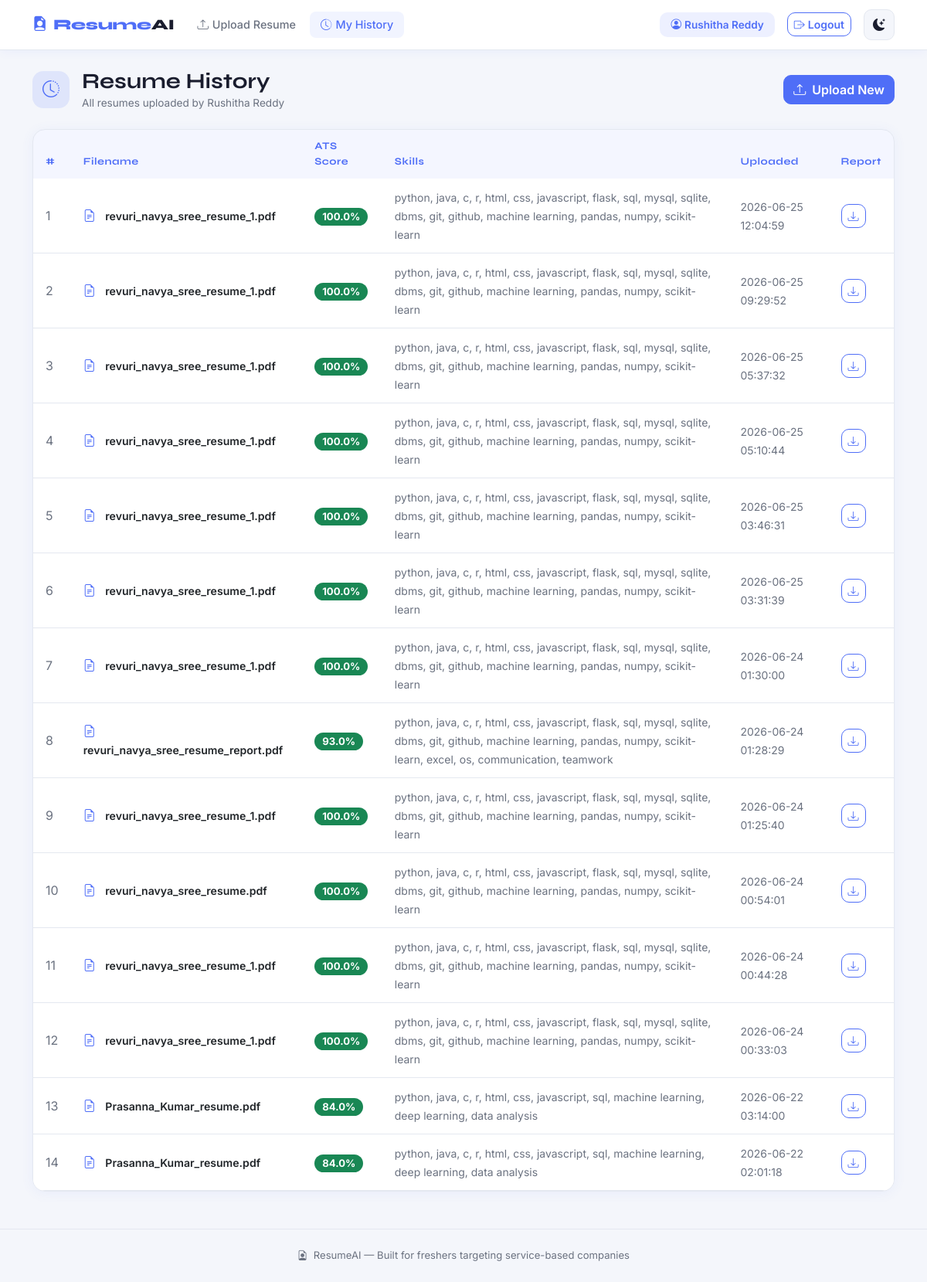
The page /history (signed in) on the database its author committed.
### tables this page shows
CREATE TABLE resumes (
        id INTEGER PRIMARY KEY AUTOINCREMENT,

        user_id INTEGER NOT NULL,

        filename TEXT NOT NULL,

        ats_score REAL DEFAULT 0,
        jd_match REAL DEFAULT 0,

        skills TEXT,
        strengths TEXT,
        weaknesses TEXT,

        uploaded_at DATETIME DEFAULT CURRENT_TIMESTAMP,

        FOREIGN KEY(user_id) REFERENCES users(id)
    );

### app.py (the view)
@app.route("/history")
@login_required
def history():
    resumes = get_user_resumes(session["user_id"])
    return render_template("history.html", resumes=resumes)

### app.py (called while the page is built)
def login_required(f):
    @wraps(f)
    def decorated(*args, **kwargs):
        if "user_id" not in session:
            flash("Please login to continue.", "warning")
            return redirect(url_for("login"))
        return f(*args, **kwargs)
    return decorated

### database/db.py (called while the page is built)
def get_connection():
    conn = sqlite3.connect(DB_PATH)
    conn.row_factory = sqlite3.Row
    return conn

def get_user_resumes(user_id):
    conn = get_connection()
    cursor = conn.cursor()
    cursor.execute("""
    SELECT *
    FROM resumes
    WHERE user_id = ?
    ORDER BY uploaded_at DESC
    """, (user_id,))
    rows = cursor.fetchall()
    conn.close()
    return [dict(r) for r in rows]

### templates/history.html (shortened to what this page needs)
{% extends "base.html" %}
{% block content %}
<div class="container mt-4 mb-5">
    <div class="d-flex align-items-center gap-3 mb-4">
        <div style="width:48px;height:48px;border-radius:14px;background:rgba(79,110,247,0.12);
                    color:var(--primary);display:flex;align-items:center;justify-content:center;font-size:22px;">
            <i class="bi bi-clock-history"></i>
        </div>
        <div>
            <h3 style="margin:0;">Resume History</h3>
            <p style="margin:0;color:var(--muted);font-size:0.85rem;">All resumes uploaded by {{ session.user_name }}</p>
        </div>
        <a href="/" class="btn btn-primary ms-auto">
            <i class="bi bi-upload me-2"></i>Upload New
        </a>
    </div>
    {% if resumes %}
    <div class="card p-0" style="overflow:hidden;">
        <table class="table mb-0">
            <thead>
                <tr>
                    <th>#</th>
                    <th>Filename</th>
                    <th>ATS Score</th>
                    <th>Skills</th>
                    <th>Uploaded</th>
                    <th>Report</th>
                </tr>
            </thead>
            <tbody>
                {% for r in resumes %}
                <tr>
                    <td style="color:var(--muted);">{{ loop.index }}</td>
                    <td>
                        <i class="bi bi-file-earmark-text me-2" style="color:var(--primary);"></i>
                        <span style="font-weight:600;font-size:0.88rem;">{{ r.filename }}</span>
                    </td>
                    <td>
                        <span class="badge rounded-pill
                            {% if r.ats_score >= 70 %}bg-success
                            {% elif r.ats_score >= 40 %}bg-warning text-dark
                            {% else %}bg-danger{% endif %}"
                            style="font-size:0.82rem;padding:5px 10px;">
                            {{ r.ats_score }}%
                        </span>
                    </td>
                    <td>
                        <small style="color:var(--muted);">
                            {{ r.skills if r.skills else "—" }}
                        </small>
                    </td>
                    <td><small style="color:var(--muted);">{{ r.uploaded_at }}</small></td>
                    <td>
                        <a href="/reports/{{ r.filename }}.pdf"
                           class="btn btn-sm btn-outline-primary" download
                           title="Download PDF Report">
                            <i class="bi bi-download"></i>
                        </a>
                    </td>
                </tr>
                {% endfor %}
            </tbody>
        </table>
    </div>
    {% else %}
    <div class="text-center mt-5 py-5">
        <i class="bi bi-inbox" style="font-size:64px;color:var(--border);"></i>
        <p style="color:var(--muted);margin-top:16px;">No resumes uploaded yet.</p>
        <a href="/" class="btn btn-primary mt-2">Upload your first resume</a>
    </div>
    {% endif %}
</div>
{% endblock %}

### templates/base.html (shortened to what this page needs)
<!DOCTYPE html>
<html lang="en" data-theme="light">
<head>
    <link href="https://cdn.jsdelivr.net/npm/bootstrap@5.3.0/dist/css/bootstrap.min.css" rel="stylesheet">
    <link href="https://cdn.jsdelivr.net/npm/bootstrap-icons@1.10.5/font/bootstrap-icons.css" rel="stylesheet">
</head>
<body>
<nav class="navbar navbar-expand-lg">
    <div class="container">
        <a class="navbar-brand" href="/">
            <i class="bi bi-file-earmark-person-fill me-2"></i>Resume<span>AI</span>
        </a>
        <div class="collapse navbar-collapse" id="navMenu">
            {% if session.user_id %}
            <ul class="navbar-nav me-auto gap-1">
                <li class="nav-item">
                    <a class="nav-link {% if request.path == '/' %}active{% endif %}" href="/">
                        <i class="bi bi-upload"></i>Upload Resume
                    </a>
                </li>
                <li class="nav-item">
                    <a class="nav-link {% if request.path == '/history' %}active{% endif %}" href="/history">
                        <i class="bi bi-clock-history"></i>My History
                    </a>
                </li>
            </ul>
            <div class="d-flex align-items-center gap-3">
                <span class="user-badge">
                    <i class="bi bi-person-circle me-1"></i>{{ session.user_name }}
                </span>
                <a href="/logout" class="btn btn-sm btn-outline-primary">
                    <i class="bi bi-box-arrow-right me-1"></i>Logout
                </a>
            </div>
            {% endif %}
            <div class="ms-3">
                <button class="theme-toggle" onclick="toggleTheme()" title="Toggle dark mode">
                    <i class="bi bi-moon-stars-fill" id="theme-icon"></i>
                </button>
            </div>
        </div>
    </div>
</nav>
{% block content %}{% endblock %}
<div class="footer">
    <i class="bi bi-file-earmark-person me-1"></i>
    ResumeAI — Built for freshers targeting service-based companies
</div>
</body>
</html>

### templates/base.html (style rules this page uses)
:root { --bg: #f4f6fb; --surface: #ffffff; --border: #e4e8f0; --text: #1a1d2e; --muted: #6b7280; --primary: #4f6ef7; --primary2: #3b57e0; --success: #22c55e; --warning: #f59e0b; --danger: #ef4444; --info: #06b6d4; --card-shadow: 0 2px 16px rgba(79,110,247,0.07); }
* { transition: background-color 0.2s, color 0.2s, border-color 0.2s; }
body { font-family: 'Inter', sans-serif; background: var(--bg); color: var(--text); min-height: 100vh; }
h1,h2,h3,h4,h5 { font-family: 'Syne', sans-serif; font-weight: 700; }
.navbar { background: var(--surface) !important; border-bottom: 1px solid var(--border); padding: 12px 0; box-shadow: 0 2px 12px rgba(79,110,247,0.06); }
.navbar-brand { font-family: 'Syne', sans-serif; font-weight: 800; font-size: 1.2rem; color: var(--primary) !important; letter-spacing: -0.3px; }
.navbar-brand span { color: var(--text); }
.nav-link { color: var(--muted) !important; font-weight: 500; font-size: 0.9rem; padding: 6px 14px !important; border-radius: 8px; transition: all 0.15s; }
.nav-link:hover, .nav-link.active { color: var(--primary) !important; background: rgba(79,110,247,0.08); }
.nav-link i { margin-right: 5px; }
.theme-toggle { width: 40px; height: 40px; border-radius: 10px; border: 1.5px solid var(--border); background: var(--bg); color: var(--text); display: flex; align-items: center; justify-content: center; cursor: pointer; font-size: 16px; transition: all 0.2s; }
.user-badge { background: rgba(79,110,247,0.1); color: var(--primary); border-radius: 10px; padding: 6px 14px; font-size: 0.85rem; font-weight: 600; }
.card { background: var(--surface); border: 1px solid var(--border); border-radius: 16px; box-shadow: var(--card-shadow); }
.footer { text-align: center; padding: 24px; color: var(--muted); font-size: 0.82rem; border-top: 1px solid var(--border); margin-top: 48px; }
.btn-primary { background: var(--primary); border-color: var(--primary); border-radius: 10px; font-weight: 600; }
.btn-outline-primary { border-color: var(--primary); color: var(--primary); border-radius: 10px; font-weight: 600; }
.table { color: var(--text); }
.table thead th { background: rgba(79,110,247,0.06); color: var(--primary); font-family: 'Syne', sans-serif; font-size: 0.82rem; letter-spacing: 0.5px; border: none; padding: 12px 16px; }
.table tbody td { padding: 12px 16px; border-color: var(--border); vertical-align: middle; }

### rows shown on the page
resumes: filename "revuri_navya_sree_resume_1.pdf", ats_score "100.0", skills "python, java, c, r, html, css, javascript, flask, sql, mysql, sqlite, dbms, git, github, machine learning, pandas, numpy, scikit-learn", uploaded_at "2026-06-25 12:04:59"
resumes: filename "revuri_navya_sree_resume_1.pdf", ats_score "100.0", skills "python, java, c, r, html, css, javascript, flask, sql, mysql, sqlite, dbms, git, github, machine learning, pandas, numpy, scikit-learn", uploaded_at "2026-06-25 09:29:52"
resumes: filename "revuri_navya_sree_resume_1.pdf", ats_score "100.0", skills "python, java, c, r, html, css, javascript, flask, sql, mysql, sqlite, dbms, git, github, machine learning, pandas, numpy, scikit-learn", uploaded_at "2026-06-25 05:37:32"
resumes: filename "revuri_navya_sree_resume_1.pdf", ats_score "100.0", skills "python, java, c, r, html, css, javascript, flask, sql, mysql, sqlite, dbms, git, github, machine learning, pandas, numpy, scikit-learn", uploaded_at "2026-06-25 05:10:44"
resumes: filename "revuri_navya_sree_resume_1.pdf", ats_score "100.0", skills "python, java, c, r, html, css, javascript, flask, sql, mysql, sqlite, dbms, git, github, machine learning, pandas, numpy, scikit-learn", uploaded_at "2026-06-25 03:46:31"
resumes: filename "revuri_navya_sree_resume_1.pdf", ats_score "100.0", skills "python, java, c, r, html, css, javascript, flask, sql, mysql, sqlite, dbms, git, github, machine learning, pandas, numpy, scikit-learn", uploaded_at "2026-06-25 03:31:39"
resumes: filename "revuri_navya_sree_resume_1.pdf", ats_score "100.0", skills "python, java, c, r, html, css, javascript, flask, sql, mysql, sqlite, dbms, git, github, machine learning, pandas, numpy, scikit-learn", uploaded_at "2026-06-24 01:30:00"
resumes: filename "revuri_navya_sree_resume_report.pdf", ats_score "93.0", skills "python, java, c, r, html, css, javascript, flask, sql, mysql, sqlite, dbms, git, github, machine learning, pandas, numpy, scikit-learn, excel, os, communication, teamwork", uploaded_at "2026-06-24 01:28:29"
resumes: filename "revuri_navya_sree_resume_1.pdf", ats_score "100.0", skills "python, java, c, r, html, css, javascript, flask, sql, mysql, sqlite, dbms, git, github, machine learning, pandas, numpy, scikit-learn", uploaded_at "2026-06-24 01:25:40"
resumes: filename "revuri_navya_sree_resume.pdf", ats_score "100.0", skills "python, java, c, r, html, css, javascript, flask, sql, mysql, sqlite, dbms, git, github, machine learning, pandas, numpy, scikit-learn", uploaded_at "2026-06-24 00:54:01"
resumes: filename "revuri_navya_sree_resume_1.pdf", ats_score "100.0", skills "python, java, c, r, html, css, javascript, flask, sql, mysql, sqlite, dbms, git, github, machine learning, pandas, numpy, scikit-learn", uploaded_at "2026-06-24 00:44:28"
resumes: filename "revuri_navya_sree_resume_1.pdf", ats_score "100.0", skills "python, java, c, r, html, css, javascript, flask, sql, mysql, sqlite, dbms, git, github, machine learning, pandas, numpy, scikit-learn", uploaded_at "2026-06-24 00:33:03"
resumes: filename "Prasanna_Kumar_resume.pdf", ats_score "84.0", skills "python, java, c, r, html, css, javascript, sql, machine learning, deep learning, data analysis", uploaded_at "2026-06-22 03:14:00"
resumes: filename "Prasanna_Kumar_resume.pdf", ats_score "84.0", skills "python, java, c, r, html, css, javascript, sql, machine learning, deep learning, data analysis", uploaded_at "2026-06-22 02:01:18"

### other values the page prints
{{ session.user_name }} "Rushitha Reddy"
